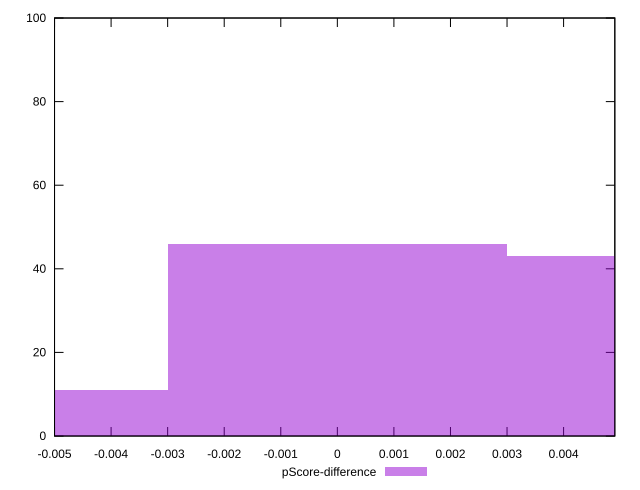

Generate this figure with gnuplot:
reset

$pScoreDifference <<EOF
0 46
0.005997245542252116 43
-0.005997245542252116 11
EOF

set key outside below
set boxwidth 0.005997245542252116
set xrange [-0.004999937925926845:0.004905711112495631]
set yrange [0:100]
set trange [0:100]
set style fill transparent solid 0.5 noborder
set terminal svg size 640, 490 enhanced background rgb 'white'
set output "reports/report_00032_2021-02-25T10-28-15.087Z/interactive/samples/music/pScore-difference/histogram.svg"

plot $pScoreDifference title "pScore-difference" with boxes

reset
